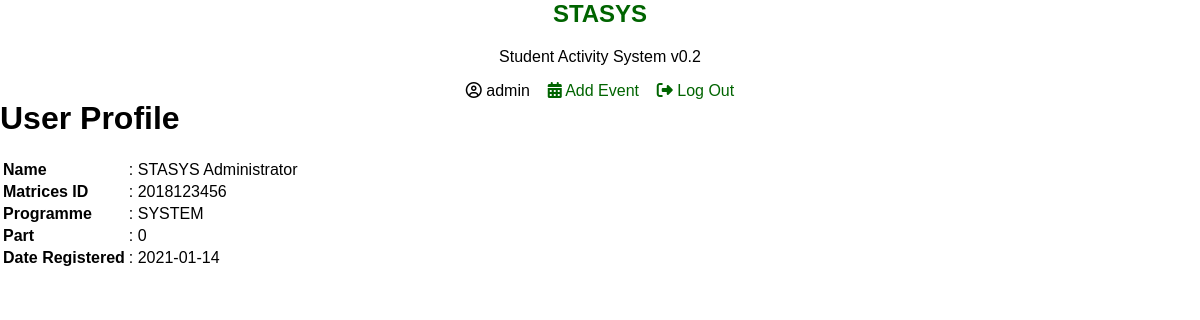
Page /user_profile.php (signed in) on the committed database.
### tables this page shows
CREATE TABLE `user` (
  `id` int(5) NOT NULL,
  `un` varchar(50) NOT NULL,
  `pw` varchar(50) NOT NULL,
  `mat_id` varchar(10) NOT NULL,
  `name` varchar(50) NOT NULL,
  `prog` varchar(10) NOT NULL,
  `part` int(2) NOT NULL,
  `created` date NOT NULL DEFAULT current_timestamp()
);

### user_profile.php (the view, shortened to what this page needs)
<?php
	include("config.php");
	$sqluser = "SELECT * FROM user WHERE id ='".$_SESSION['id']."'";
	$query_user = $conn->query($sqluser);
	$rowuser = $query_user->fetch_assoc();
?>
<html>
	<head>
		<link rel="stylesheet" type="text/css" href="./styles.css"/>
	</head>
	<body>
		<nav align="center" class="align-center">
			<a href="home.php"><h1>STASYS</h1></a>
			<p>Student Activity System v0.2</p>
			<i class="fa fa-user-circle-o" aria-hidden="true"></i> <?php echo $rowuser['un']; ?>&nbsp;&nbsp;&nbsp;
			<a href="event_add.php"><i class="fa fa-calendar" aria-hidden="true"></i> Add Event</a>&nbsp;&nbsp;&nbsp;
			<a href="logout.php"><i class="fa fa-sign-out" aria-hidden="true"></i> Log Out</a>
		</nav>
		<div class="box-base">
			<h1>User Profile</h1>
			<table>
				<tr><td><b>Name</b></td><td>: <?php echo $rowuser['name']; ?></td></tr>
				<tr><td><b>Matrices ID</b></td><td>: <?php echo $rowuser['mat_id']; ?></td></tr>
				<tr><td><b>Programme</b></td><td>: <?php echo $rowuser['prog']; ?></td></tr>
				<tr><td><b>Part</b></td><td>: <?php echo $rowuser['part']; ?></td></tr>
				<tr><td><b>Date Registered</b></td><td>: <?php echo $rowuser['created']; ?></td></tr>
			</table>
		</div>
	</body>
</html>

### styles.css (style rules this page uses)
* { background-color: #ffffff00; box-sizing: border-box; font-family: 'Arial'; margin-left: 0; margin-right: 0; margin-top: 0; scroll-behavior: smooth; }
nav a { color: darkgreen; text-decoration: none; }
.align-center { width: 50%; margin: auto; }
.box-base { padding: 0; margin: 0 auto 0 auto; width: 1200px; }

### rows in the picture
user: un "admin", name "STASYS Administrator", mat "2018123456", prog "SYSTEM", part "0", created "2021-01-14"
